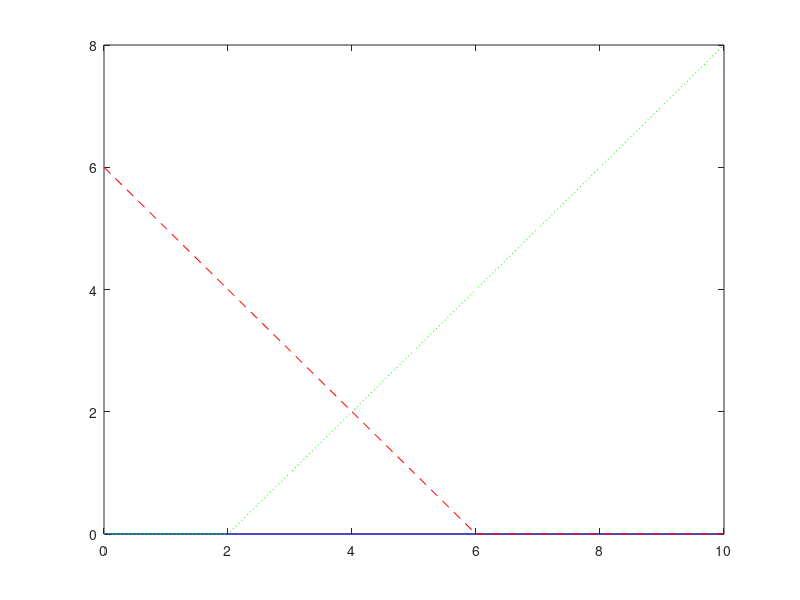

Recreate this plot in MATLAB.
A = [-1 -3; 1 1; 1 -1];
B = [10; 6; 2];
y1 = 0 : 1 : max(B);
Y = y1;

X11 = (B(1)-A(1,1).*Y)./A(1,2);
X12 = (B(2)-A(2,1).*Y)./A(2,2);
X13 = (B(3)-A(3,1).*Y)./A(3,2);

X11 = max(0, X11);
X12 = max(0, X12);
X13 = max(0, X13);

plot(y1, X11, 'b-', y1, X12, 'r--', y1, X13, 'g:');
